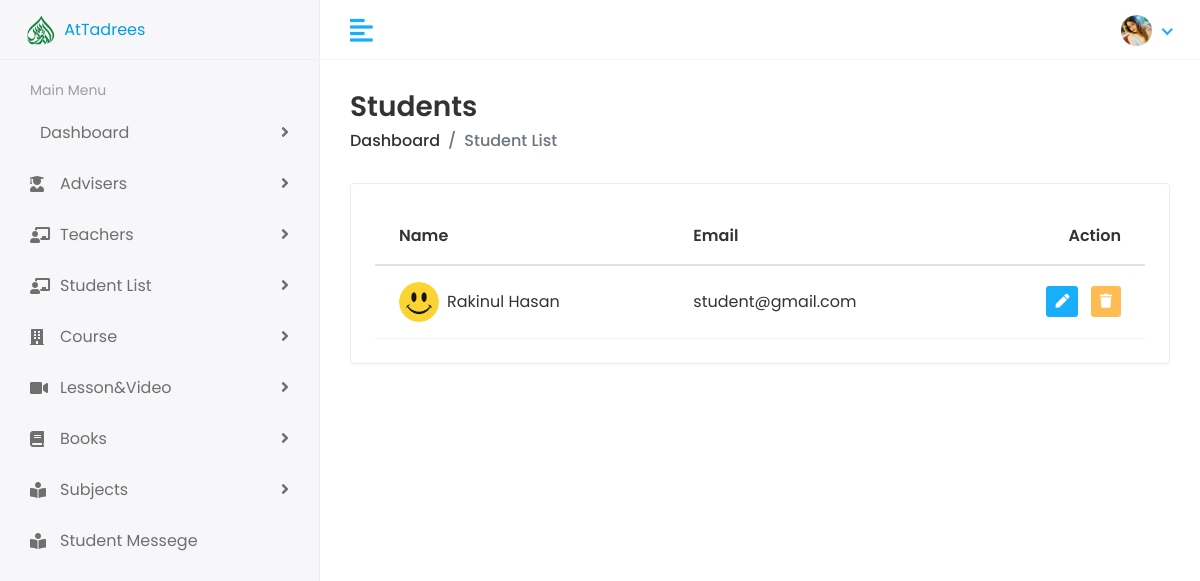
The app's page /student-list/ (signed in), older data.
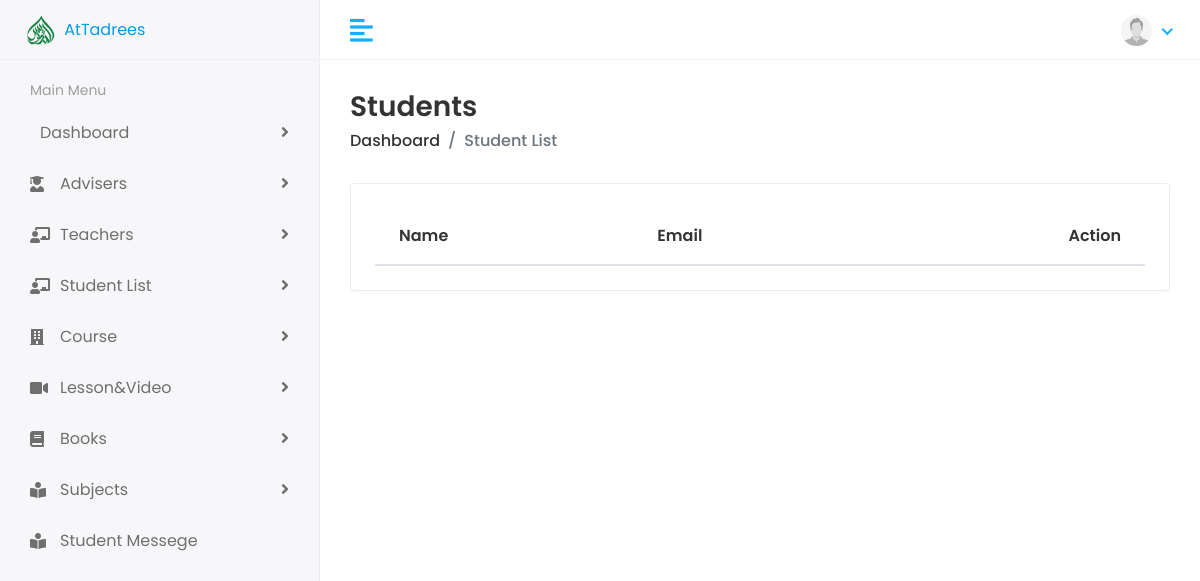
The same page, newer data.
### Accounts/models.py (models this page shows, shortened)
class User(AbstractBaseUser, PermissionsMixin):
    email         = models.EmailField(unique=True, null=False)
    password      = models.CharField(max_length=120)
    first_name    = models.CharField(max_length=165, null=True, blank=True)
    last_name      = models.CharField(max_length=165, null=True, blank=True)
    profile_pic   = models.ImageField(upload_to='profile_pic', null=True, blank=True)
    user_rol = (
        ('admin','Admin'),
        ('teacher','Teacher'),
        ('student','Student'),
    )
    user_type = models.CharField(
        max_length=20,
        choices=user_rol,
        )
    is_staff = models.BooleanField(
        gettext_lazy("staff status"),
        default=False,
        help_text = gettext_lazy("Designet whether this user can Login this site")
    )
    is_active = models.BooleanField(
        gettext_lazy("Active"),
        default=True,
        help_text = gettext_lazy("designates Whether this user should be creates as active. unselect this instad of deleting accounts")
    )
    USERNAME_FIELD = 'email'
    objects = MyUserManager()

### HOD_Dashbord/views.py (the view)
# urls.py: path('student-list/', views.Student_list, name='student_list'),
@login_required()
def Student_list(request):
    user = request.user
    if user.user_type == 'admin' or user.user_type == 'teacher':
        student = User.objects.filter(user_type='student')
        return render(request, 'Dashbord/student_list.html', context={'student':student})
    return redirect('error')

### templates/Dashbord/student_list.html (shortened to what the changed rows need)
{% extends "Dashbord/base.html" %}
{% load static %}
{% block body %}
<div class="page-wrapper">
    <div class="content container-fluid">
        <div class="row">
            <div class="col-sm-12">
                <div class="card card-table">
                    <div class="card-body">
                        <div class="table-responsive">
                            <table class="table table-hover
                                table-center mb-0">
                                <thead>
                                    <tr>
                                        <th>Name</th>
                                        <th>Email</th>
                                        <th class="text-right">Action</th>
                                    </tr>
                                </thead>
                                <tbody>
                                    {% for i in student %}
                                    <tr>
                                        <td>
                                            <h2
                                                class="table-avatar">
                                                <a
                                                    href="#"
                                                    class="avatar
                                                    avatar-sm mr-2">
                                                    {% if i.profile_pic %}
                                                    <img
                                                        class="avatar-img
                                                        rounded-circle"
                                                        src="/media/{{i.profile_pic}}"
                                                        alt="User
                                                        Image">
                                                    {% endif %}
                                                    </a>
                                                <a
                                                    href="#">{{i.first_name}} {{i.last_name}}</a>
                                            </h2>
                                        </td>
                                        <td>{{i.email}}</td>
                                        <td class="text-right">
                                            <div class="actions">
                                                <a
                                                    href=""
                                                    class="btn
                                                    btn-sm
                                                    bg-success-light
                                                    mr-2">
                                                    <i class="fas
                                                        fa-pen"></i>
                                                </a>
                                                <a href=""
                                                    class="btn
                                                    btn-sm
                                                    bg-danger-light">
                                                    <i class="fas
                                                        fa-trash"></i>
                                                </a>
                                            </div>
                                        </td>
                                    </tr>
                                    {% endfor %}
                                </tbody>
                            </table>
                        </div>
                    </div>
                </div>
            </div>
        </div>
    </div>
</div>
{% endblock body %}

### templates/Dashbord/header.html (shortened to what this page needs)
{% load static %}
<div class="header">
    <div class="header-left">
       <a href="{% url 'index' %}" class="logo">
       <img src="{% static 'assets/img/avatars/AtTadrees.png' %}" alt="Logo" width="50" height="50">
       AtTadrees</a>
    </div>
    <a href="javascript:void(0);" id="toggle_btn">
    <i class="fas fa-align-left"></i>
    </a>
    <ul class="nav user-menu">
       <li class="nav-item dropdown has-arrow">
          <a href="#" class="dropdown-toggle nav-link" data-toggle="dropdown">
          <span class="user-img">
            {% if user.profile_pic %}
            <img src="\media\{{user.profile_pic}}" alt="User Image" width="31" class="avatar-img
            rounded-circle">
            {% else %}
            <img src="{% static 'demo_profile.jpg' %}" alt="User Image" width="31" class="avatar-img rounded-circle">
            {% endif %}</span>
          </a>
       </li>
    </ul>
 </div>

Row changes from the older to the newer data that the page shows:
no longer on this page (row edited): User: profile_pic (picture)
removed User: profile_pic (picture), first_name "Rakinul", last_name "Hasan", email "student@gmail.com"
